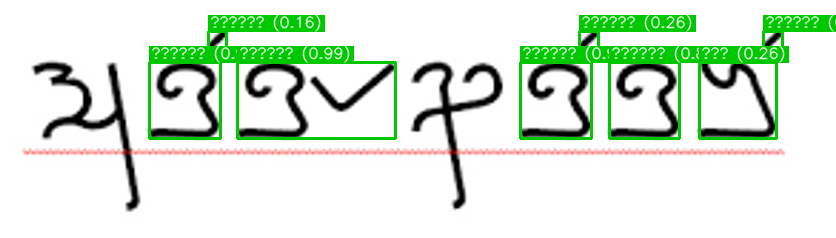
#> input picture backend/app/media/traced/01567eafc95e.png, 836 x 238 px, given in place of media__1771404092898.png, which was not available
$ python generate_preprocessing_figure.py
#> lines starting #> are read from the running program, lines starting #| are printed output that depends on the picture; after the words box and inside, x2 and y2 are one past the last pixel; in counts of white or black regions, pixels touching at a corner belong together; pictures that were not available may be replaced by others from this repository, and a replacement may not be noted
"""
Generate Fig. 2: Preprocessing Pipeline figure for the VattalettuX research paper.
Uses the actual user-provided Vatteluttu script image.
Shows: (a) Original Image, (b) Grayscale, (c) Binarized, (d) Noise-Removed
"""
import cv2
import numpy as np
import matplotlib
matplotlib.use('Agg')
import matplotlib.pyplot as plt
import os

# ─── Step 1: Load the real Vatteluttu script image ───────────────────────────

IMAGE_PATH = r"C:\Users\Asus\.gemini\antigravity\brain\tempmediaStorage\media__1771404092898.png"

original_bgr = cv2.imread(IMAGE_PATH)
#> original_bgr is the input picture: shape (238, 836, 3); mean B, G, R 215.2, 231.2, 216.9
if original_bgr is None:
    raise FileNotFoundError(f"Could not load image: {IMAGE_PATH}")

# ─── Step 2: Apply preprocessing stages ──────────────────────────────────────

# (b) Grayscale
gray = cv2.cvtColor(original_bgr, cv2.COLOR_BGR2GRAY)
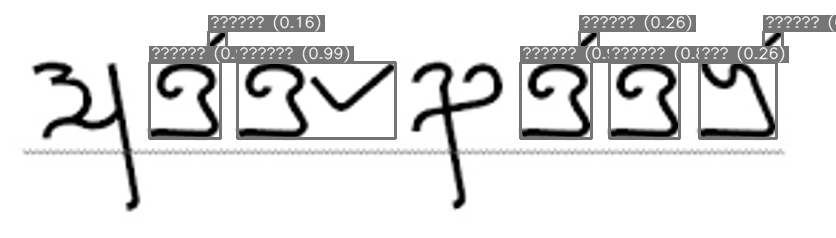
#> gray: shape (238, 836); min 0, max 255, mean 225.1

# (c) Binarized – Otsu's thresholding (after light denoising)
denoised_for_thresh = cv2.fastNlMeansDenoising(gray, h=10)
_, binary_otsu = cv2.threshold(denoised_for_thresh, 0, 255,
                               cv2.THRESH_BINARY_INV + cv2.THRESH_OTSU)
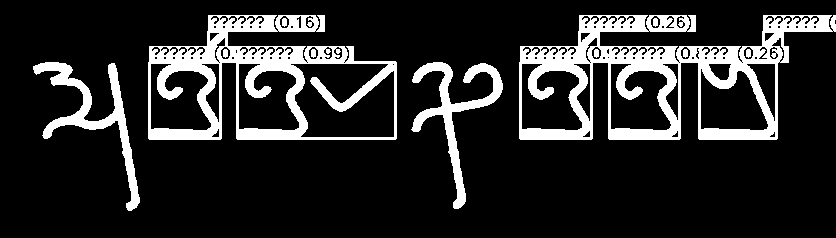
#> binary_otsu: shape (238, 836); 15.6% white; 11 white regions, largest, box (x1, y1, x2, y2) and area: (519, 15, 836, 140) 14144, (148, 15, 397, 140) 10958, (33, 62, 140, 211) 2933

# (d) Noise-Removed – morphological opening to remove small speckles,
#     then closing to reconnect broken strokes
kernel = cv2.getStructuringElement(cv2.MORPH_ELLIPSE, (3, 3))
noise_removed = cv2.morphologyEx(binary_otsu, cv2.MORPH_OPEN,  kernel, iterations=1)
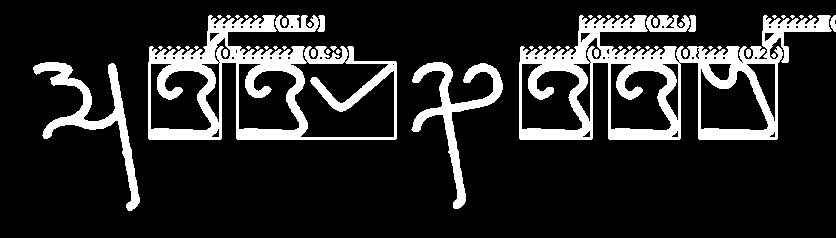
#> noise_removed: shape (238, 836); 15.3% white; 59 white regions (42 under 20 px), largest, box (x1, y1, x2, y2) and area: (519, 15, 832, 140) 12856, (148, 15, 397, 140) 9872, (33, 62, 140, 211) 2928
noise_removed = cv2.morphologyEx(noise_removed, cv2.MORPH_CLOSE, kernel, iterations=1)
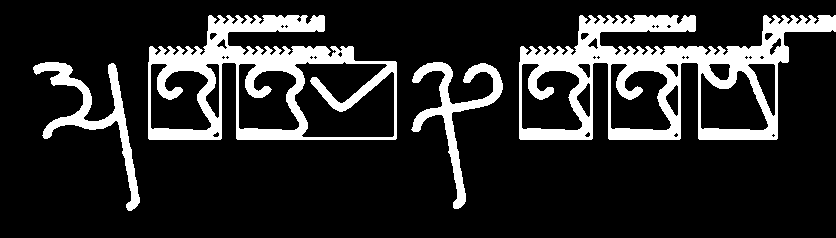
#> noise_removed: shape (238, 836); 16.1% white; 4 white regions, box (x1, y1, x2, y2) and area: (519, 15, 836, 140) 14811, (148, 15, 397, 140) 11390, (33, 62, 140, 211) 2935, (411, 62, 503, 209) 2817

# ─── Step 3: Compose the figure ──────────────────────────────────────────────

fig, axes = plt.subplots(1, 4, figsize=(16, 4.5))
fig.patch.set_facecolor('white')

panels = [
    (cv2.cvtColor(original_bgr, cv2.COLOR_BGR2RGB), None,   '(a) Original Image'),
    (gray,                                           'gray', '(b) Grayscale'),
    (binary_otsu,                                    'gray', '(c) Binarized'),
    (noise_removed,                                  'gray', '(d) Noise-Removed'),
]

for ax, (img, cmap, label) in zip(axes, panels):
    ax.imshow(img, cmap=cmap, vmin=0, vmax=255)
    ax.set_title(label, fontsize=12, fontweight='bold', pad=9,
                 fontfamily='DejaVu Sans')
    ax.set_xticks([])
    ax.set_yticks([])
    for spine in ax.spines.values():
        spine.set_edgecolor('#444444')
        spine.set_linewidth(1.2)
#> this loop made 4 passes
#> (cmap, label) on passes 1 to 4: (None, '(a) Original Image'), ('gray', '(b) Grayscale'), ('gray', '(c) Binarized'), ('gray', '(d) Noise-Removed')

plt.suptitle(
    'Fig. 2. Preprocessing Pipeline',
    fontsize=13, fontweight='bold', y=0.02,
    fontfamily='DejaVu Sans', color='#222222'
)

plt.tight_layout(rect=[0, 0.07, 1, 1])

# ─── Step 4: Save ────────────────────────────────────────────────────────────

out_path = os.path.join(
    r"f:\final mca project\VattalettuX\docs\assets",
    "fig2_preprocessing_pipeline.png"
)
os.makedirs(os.path.dirname(out_path), exist_ok=True)
plt.savefig(out_path, dpi=200, bbox_inches='tight', facecolor='white')
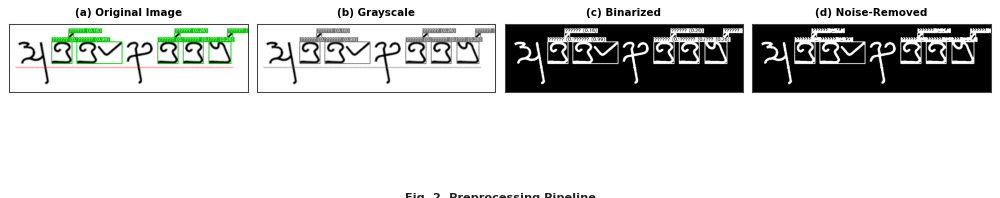
#> figure drawn by matplotlib, 4 panels
print(f"Saved: {out_path}")
plt.close()

$ run again, on backend/app/media/traced/038735f811f1.png
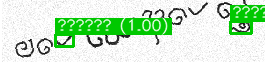
#> input picture backend/app/media/traced/038735f811f1.png, 265 x 64 px, given in place of media__1771404092898.png, which was not available
#> original_bgr is the input picture: shape (64, 265, 3); mean B, G, R 201.9, 231.5, 201.9
#> `_, binary_otsu = cv2.threshold(denoised_for_thresh, 0, 255, cv2.THRESH..`:
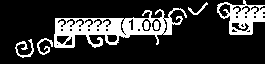
#> binary_otsu: shape (64, 265); 19.6% white; 7 white regions, largest, box (x1, y1, x2, y2) and area: (54, 8, 187, 48) 2128, (217, 0, 265, 35) 832, (15, 39, 34, 58) 128
#> `noise_removed = cv2.morphologyEx(noise_removed, cv2.MORPH_CLOSE, kerne..`:
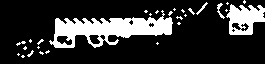
#> noise_removed: shape (64, 265); 19.4% white; 28 white regions (23 under 20 px), largest, box (x1, y1, x2, y2) and area: (49, 10, 173, 48) 2213, (226, 4, 265, 35) 768, (217, 3, 225, 19) 45, (196, 2, 208, 15) 35, (16, 41, 26, 46) 21
#> the loop `for ax, (img, cmap, label) in zip(axes, panels):` made 4 passes
#> (cmap, label) on passes 1 to 4: (None, '(a) Original Image'), ('gray', '(b) Grayscale'), ('gray', '(c) Binarized'), ('gray', '(d) Noise-Removed')
